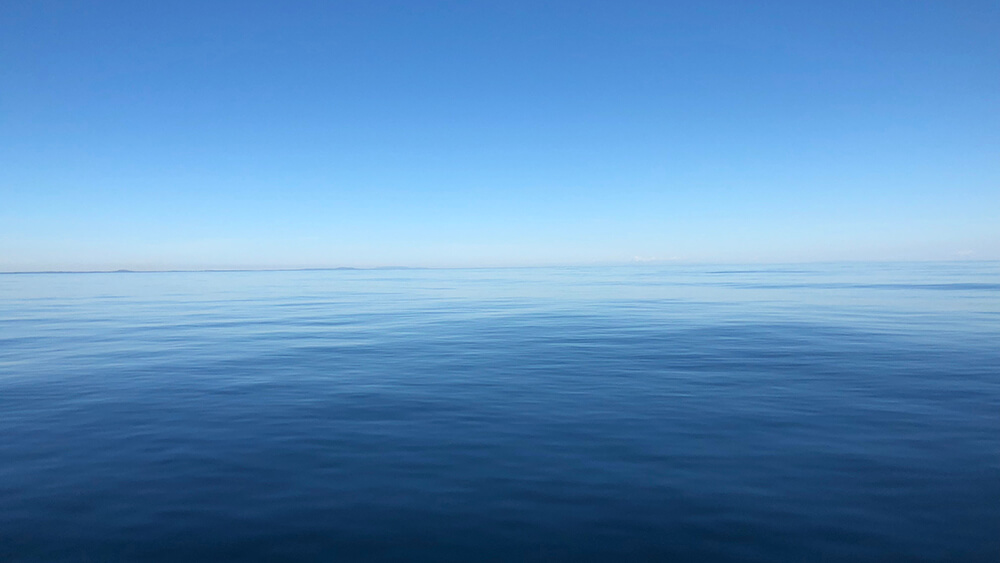
#> input picture tests/fixtures/auto-horizon/noaa-open-ocean.jpg, 1000 x 563 px, given in place of frame-002.0.png, which was not available
$ python render.py
#> lines starting #> are read from the running program, lines starting #| are printed output that depends on the picture
#!/usr/bin/env python3
"""Render the native film and a review contact sheet without temporary frame dumps."""
import argparse
import hashlib
import json
import os
from pathlib import Path
import subprocess
import sys

HERE=Path(__file__).resolve().parent
ROOT=HERE.parents[2]
OUT=ROOT/"marketing/outputs/the-perfect-picnic"
BINARY=ROOT/"build/care-comes-back/rig-render"
ENV=dict(os.environ,QT_QPA_PLATFORM="offscreen")


def main():
    parser=argparse.ArgumentParser()
    parser.add_argument("--width",type=int,default=1600)
    parser.add_argument("--height",type=int,default=900)
    parser.add_argument("--stills-only",action="store_true")
    args=parser.parse_args()
    from PIL import Image,ImageDraw,ImageFont
    film=OUT/"film.json"
    times=[2,8.8,13.5,18.7,21,26.5,29.2,33.2,36.9,38.5,39.5,44.5,50.5]
    thumb_w,thumb_h=480,270
    sheet=Image.new("RGB",(thumb_w*3,(thumb_h+40)*5),(19,34,37))
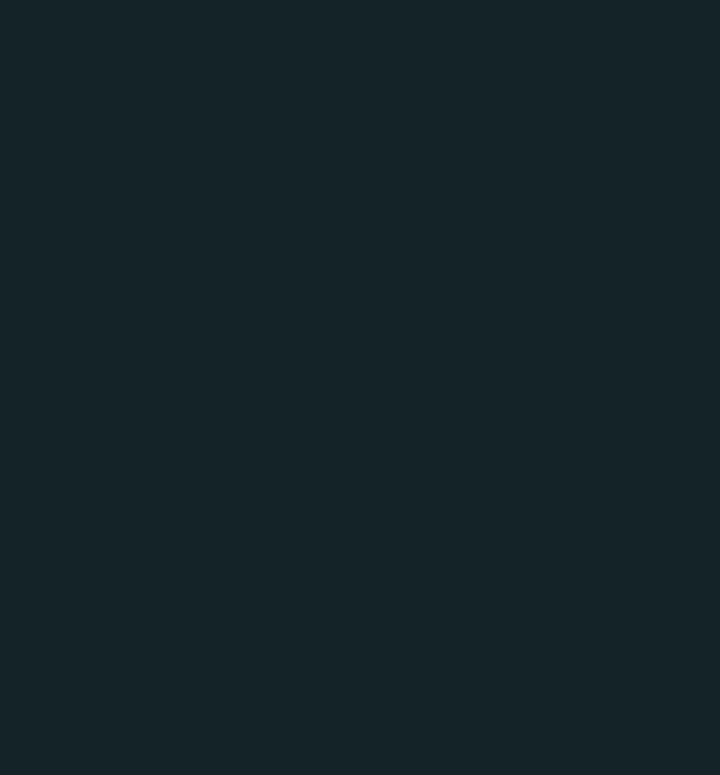
#> sheet: PIL image 1440x1550 RGB (shown at 1/2 size); mean R, G, B 19, 34, 37
    drawer=ImageDraw.Draw(sheet)
    font=ImageFont.truetype("/System/Library/Fonts/Supplemental/Arial.ttf",17)
    for i,t in enumerate(times):
        path=OUT/f"frame-{t:05.1f}.png"
        subprocess.run([str(BINARY),str(film),str(args.width),str(args.height),str(t),str(path)],env=ENV,check=True)
#> (this line was passed over: subprocess is not available in this run)
        frame=Image.open(path).convert("RGB")
#> frame is the input picture: PIL image 1000x563 RGB; mean R, G, B 90.8, 140.8, 187.9
        frame.thumbnail((thumb_w,thumb_h))
#> frame: PIL image 480x270 RGB
        x=(i%3)*thumb_w;y=(i//3)*(thumb_h+40)
        sheet.paste(frame,(x,y))
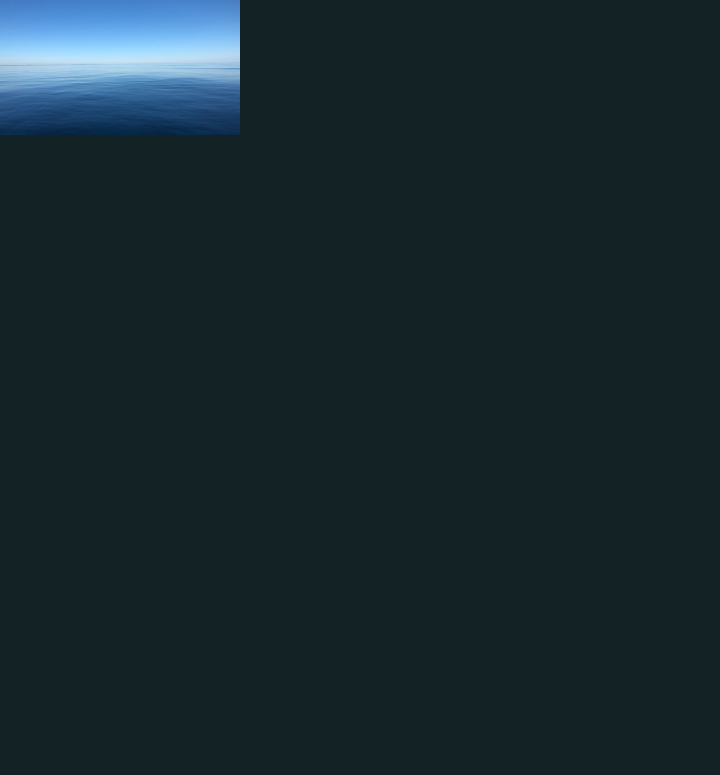
#> sheet: PIL image 1440x1550 RGB (shown at 1/2 size); mean R, G, B 23.2, 40.2, 45.8
        drawer.text((x+12,y+thumb_h+10),f"{t:04.1f}s",font=font,fill=(232,224,197))
#> pass 2 of the loop in main, `for i,t in enumerate(times):`:
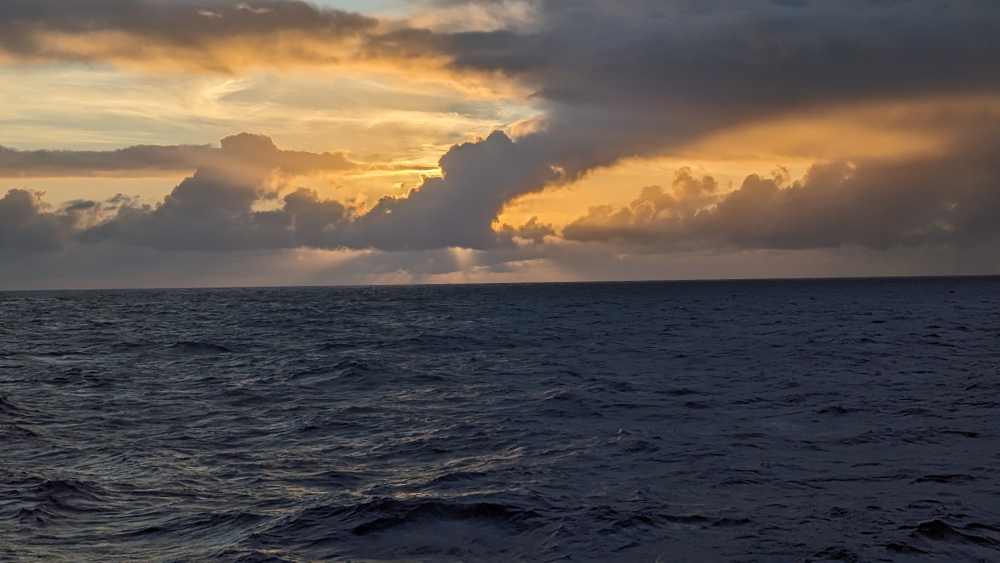
#> input picture tests/fixtures/auto-horizon/noaa-sun-peeks-clouds.jpg, 3000 x 1688 px, given in place of frame-008.8.png, which was not available (shown at 1/3 size)
#> in main, frame is the input picture: PIL image 3000x1688 RGB; mean R, G, B 91.7, 82.5, 76.9
#> in main, `frame.thumbnail((thumb_w,thumb_h))`:
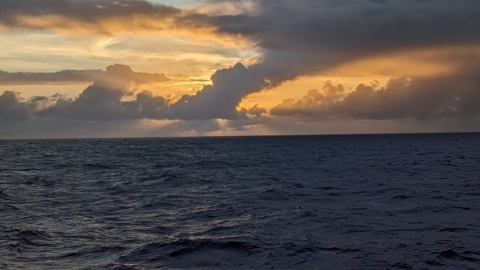
#> frame: PIL image 480x270 RGB; mean R, G, B 91.6, 82.4, 76.7
#> in main, `sheet.paste(frame,(x,y))`:
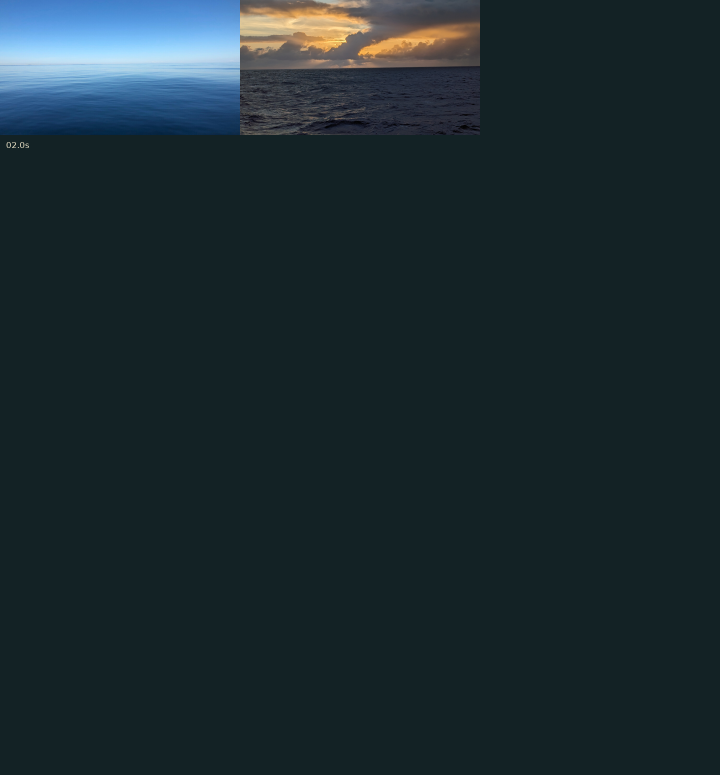
#> sheet: PIL image 1440x1550 RGB (shown at 1/2 size); mean R, G, B 27.4, 43, 48.1
    sheet.save(OUT/"contact-sheet.jpg",quality=92)
    if args.stills_only:return
    film_data=json.loads(film.read_text())
    fps=film_data["fps"]
    video=OUT/"the-perfect-picnic.mp4"
    staged=OUT/"the-perfect-picnic.rendering.mp4"
    with (OUT/"render.log").open("w") as log:
        renderer=subprocess.Popen([str(BINARY),str(film),str(args.width),str(args.height),"0","raw"],env=ENV,stdout=subprocess.PIPE,stderr=log)
        encoder=subprocess.Popen(["ffmpeg","-hide_banner","-loglevel","warning","-y",
            "-f","rawvideo","-pixel_format","rgba","-video_size",f"{args.width}x{args.height}",
            "-framerate",str(fps),"-i","pipe:0","-i",str(OUT/"original-score-and-foley.wav"),
            "-c:v","libx264","-preset","medium","-crf","17","-pix_fmt","yuv420p",
            "-af","volume=5dB","-c:a","aac","-b:a","256k","-movflags","+faststart","-t",str(film_data["duration"]),
            str(staged)],stdin=renderer.stdout,stderr=log)
        renderer.stdout.close()
        encoder_code=encoder.wait()
        renderer_code=renderer.wait()
    if renderer_code or encoder_code:
        raise RuntimeError(f"Native renderer={renderer_code}, encoder={encoder_code}; see {OUT/'render.log'}")
    staged.replace(video)
    probe=json.loads(subprocess.check_output(["ffprobe","-v","error","-show_streams","-show_format","-of","json",str(video)]))
    def sha(path):return hashlib.sha256(path.read_bytes()).hexdigest()
    receipt=dict(title=film_data["title"],video=str(video),renderer="native Qt hierarchical vector rig",
                 source_sha256=sha(film),video_sha256=sha(video),probe=probe,
                 checks=dict(render_complete=True,full_motion_human_review=False,
                             native_app_reopen_qualified=False),
                 artifacts=dict(contact_sheet=str(OUT/"contact-sheet.jpg"),script=str(HERE/"SCREENPLAY.md")))
    (OUT/"receipt.json").write_text(json.dumps(receipt,indent=2))
    (OUT/"review.html").write_text('''<!doctype html><meta charset="utf-8"><title>The Perfect Picnic — KIN</title>
<style>body{margin:0;background:#132225;color:#eee4c8;font:18px Georgia}main{max-width:1200px;margin:48px auto;padding:24px}h1{font-weight:400;font-size:46px}p{color:#acbdb0;line-height:1.6}video,img{width:100%;border-radius:12px}a{color:#edbd77}details{margin-top:32px}</style>
<main><p>KIN · AN ORIGINAL ANIMATED COMMERCIAL</p><h1>The Perfect Picnic</h1>
<video controls preload="metadata" poster="frame-002.0.png"><source src="the-perfect-picnic.mp4" type="video/mp4"></video>
<p>Nell and her very conscientious little robot set out to have the perfect afternoon.<br>Then the weather has a better idea.</p>
<p>54 seconds · original vector characters · native articulated animation · original synthesized score and foley</p>
<p><a href="film.json">Editable shot and rig data</a> · <a href="native-generator-shots.json">Native timeline generator inputs</a> · <a href="receipt.json">Render receipt</a></p>
<details><summary>Shot contact sheet</summary><img src="contact-sheet.jpg"></details></main>''')
    print(f"Rendered {video}",flush=True)


#> (the run stopped early here; a loop or call above may not have finished)
